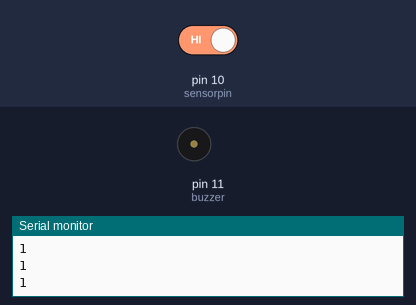
Simulated run of this sketch. Board: Arduino Uno, built with avr-gcc and run on an emulated ATmega328P. Parts: buzzer (waves = sounding, pin HIGH), the last lines printed to the serial monitor. The inputs (shaded band) are chosen by the test bench; at power-on: pin 10 (sensorpin) HIGH.

Above: at 1.2 s.
1.3 s: pin 10 (sensorpin) driven LOW
At 2.5 s:
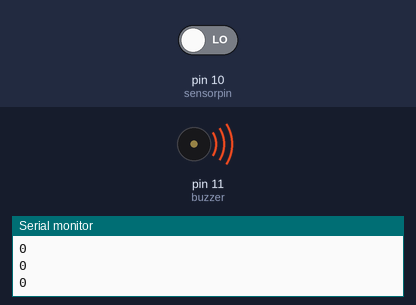
2.9 s: pin 10 (sensorpin) driven HIGH
At 3.8 s:
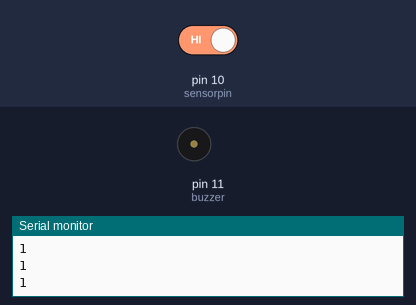
Timing chart, 0 to 5.9 s (numbered marks = the images above; inputs shaded):
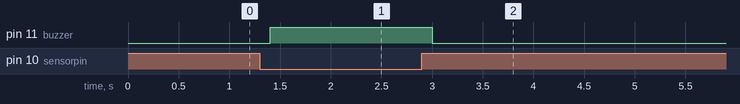

The sketch:

HelpingHand.ino
```cpp
const int sensorpin = 10;
const int buzzer = 11;
int tiltstate = 0;
void setup() {
  pinMode(buzzer, OUTPUT);
  pinMode(sensorpin, INPUT_PULLUP);
  Serial.begin(9600);
}
void loop() {
  tiltstate = digitalRead(sensorpin);
  Serial.println(tiltstate);
  delay(100);
  if(tiltstate == HIGH)
  {
    digitalWrite(buzzer, LOW);
  }
  else {
    digitalWrite(buzzer, HIGH);
  }
}
```

Measured:
- after the input at 1.3 s, pin 11 (buzzer): LOW → HIGH after 0.10 s
- after the input at 2.9 s, pin 11 (buzzer): HIGH → LOW after 0.10 s
